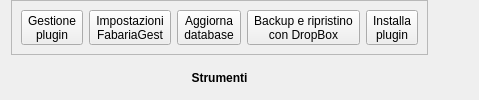
      <widget class="QWidget" name="strumenti">
       <attribute name="title">
        <string>Strumenti</string>
       </attribute>
       <layout class="QGridLayout" name="gridLayout_7">
        <property name="topMargin">
         <number>0</number>
        </property>
        <property name="bottomMargin">
         <number>0</number>
        </property>
        <item row="0" column="0">
         <layout class="QGridLayout" name="gridLayout_33">
          <property name="spacing">
           <number>0</number>
          </property>
          <item row="0" column="0">
           <widget class="QFrame" name="frame_9">
            <property name="frameShape">
             <enum>QFrame::StyledPanel</enum>
            </property>
            <property name="frameShadow">
             <enum>QFrame::Raised</enum>
            </property>
            <layout class="QGridLayout" name="gridLayout_5">
             <property name="verticalSpacing">
              <number>0</number>
             </property>
             <item row="0" column="0">
              <widget class="QToolButton" name="gest_plugin">
               <property name="sizePolicy">
                <sizepolicy hsizetype="Fixed" vsizetype="Fixed">
                 <horstretch>0</horstretch>
                 <verstretch>0</verstretch>
                </sizepolicy>
               </property>
               <property name="font">
                <font>
                 <pointsize>9</pointsize>
                </font>
               </property>
               <property name="text">
                <string>Gestione
plugin</string>
               </property>
               <property name="icon">
                <iconset resource="../../backup_restore_db/images.qrc">
                 <normaloff>:/images/vcs_add.png</normaloff>:/images/vcs_add.png</iconset>
               </property>
               <property name="iconSize">
                <size>
                 <width>48</width>
                 <height>48</height>
                </size>
               </property>
               <property name="toolButtonStyle">
                <enum>Qt::ToolButtonTextUnderIcon</enum>
               </property>
              </widget>
             </item>
             <item row="0" column="2">
              <widget class="QToolButton" name="agg_database">
               <property name="font">
                <font>
                 <pointsize>9</pointsize>
                </font>
               </property>
               <property name="text">
                <string>Aggiorna
database</string>
               </property>
               <property name="icon">
                <iconset resource="../fabaria.qrc">
                 <normaloff>:/images/system-software-update.png</normaloff>:/images/system-software-update.png</iconset>
               </property>
               <property name="iconSize">
                <size>
                 <width>48</width>
                 <height>48</height>
                </size>
               </property>
               <property name="toolButtonStyle">
                <enum>Qt::ToolButtonTextUnderIcon</enum>
               </property>
              </widget>
             </item>
             <item row="0" column="3">
              <widget class="QToolButton" name="add_dropbox">
               <property name="font">
                <font>
                 <pointsize>9</pointsize>
                </font>
               </property>
               <property name="text">
                <string>Backup e ripristino
con DropBox</string>
               </property>
               <property name="icon">
                <iconset resource="../fabaria.qrc">
                 <normaloff>:/images/dropbox.png</normaloff>:/images/dropbox.png</iconset>
               </property>
               <property name="iconSize">
                <size>
                 <width>48</width>
                 <height>48</height>
                </size>
               </property>
               <property name="toolButtonStyle">
                <enum>Qt::ToolButtonTextUnderIcon</enum>
               </property>
              </widget>
             </item>
             <item row="0" column="1">
              <widget class="QToolButton" name="preferenze_2">
               <property name="sizePolicy">
                <sizepolicy hsizetype="Fixed" vsizetype="Fixed">
                 <horstretch>0</horstretch>
                 <verstretch>0</verstretch>
                </sizepolicy>
               </property>
               <property name="font">
                <font>
                 <pointsize>9</pointsize>
                </font>
               </property>
               <property name="text">
                <string>Impostazioni
FabariaGest</string>
               </property>
               <property name="icon">
                <iconset resource="../fabaria.qrc">
                 <normaloff>:/images/preferences-system.png</normaloff>:/images/preferences-system.png</iconset>
               </property>
               <property name="iconSize">
                <size>
                 <width>48</width>
                 <height>48</height>
                </size>
               </property>
               <property name="toolButtonStyle">
                <enum>Qt::ToolButtonTextUnderIcon</enum>
               </property>
              </widget>
             </item>
             <item row="0" column="4">
              <widget class="QToolButton" name="install_plugin">
               <property name="font">
                <font>
                 <pointsize>9</pointsize>
                </font>
               </property>
               <property name="text">
                <string>Installa
plugin</string>
               </property>
               <property name="icon">
                <iconset resource="../fabaria.qrc">
                 <normaloff>:/images/plugin.png</normaloff>:/images/plugin.png</iconset>
               </property>
               <property name="iconSize">
                <size>
                 <width>48</width>
                 <height>48</height>
                </size>
               </property>
               <property name="toolButtonStyle">
                <enum>Qt::ToolButtonTextUnderIcon</enum>
               </property>
              </widget>
             </item>
            </layout>
           </widget>
          </item>
          <item row="1" column="0">
           <widget class="QLabel" name="label_9">
            <property name="font">
             <font>
              <weight>75</weight>
              <bold>true</bold>
             </font>
            </property>
            <property name="text">
             <string>Strumenti</string>
            </property>
            <property name="alignment">
             <set>Qt::AlignCenter</set>
            </property>
           </widget>
          </item>
         </layout>
        </item>
        <item row="0" column="1">
         <spacer name="horizontalSpacer_6">
          <property name="orientation">
           <enum>Qt::Horizontal</enum>
          </property>
          <property name="sizeHint" stdset="0">
           <size>
            <width>40</width>
            <height>20</height>
           </size>
          </property>
         </spacer>
        </item>
       </layout>
      </widget>
